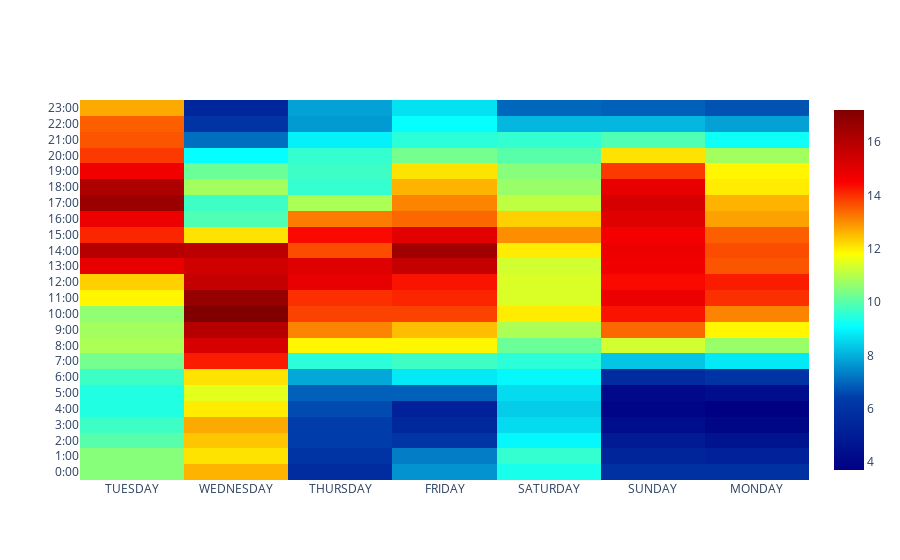

The cell this chart's notebook holds for it:
### Code cell
data = [go.Heatmap(x=df3["DAY"], 
                   y=df3["LST_TIME"], 
                   z=df3["T_HR_AVG"],
                  colorscale="jet")]
layout = go.Layout(title="AK Temps", autosize=None,
                   width=600, height=1200, 
                   xaxis=dict(title="day"),
                   yaxis=dict(title="hour"))
fig = go.Figure(data=data, layout=layout)
pyo.iplot(data)

### Figure 1 — Plotly figure (JSON) as saved in the notebook; plotly's stock layout.template omitted (floating-point values rounded to 4 significant figures; data arrays with more than 128 entries replaced by an {"elided": "..."} marker saying what was removed)
{"data": [{"colorscale": [[0, "rgb(0,0,131)"], [0.2, "rgb(0,60,170)"], [0.4, "rgb(5,255,255)"], [0.6, "rgb(255,255,0)"], [0.8, "rgb(250,0,0)"], [1, "rgb(128,0,0)"]], "type": "heatmap", "x": {"elided": "168 str values"}, "y": {"elided": "168 str values"}, "z": {"elided": "168 float values"}}], "layout": {"autosize": true, "xaxis": {"autorange": true, "range": [-0.5, 6.5], "type": "category"}, "yaxis": {"autorange": true, "range": [-0.5, 23.5], "type": "category"}}}
